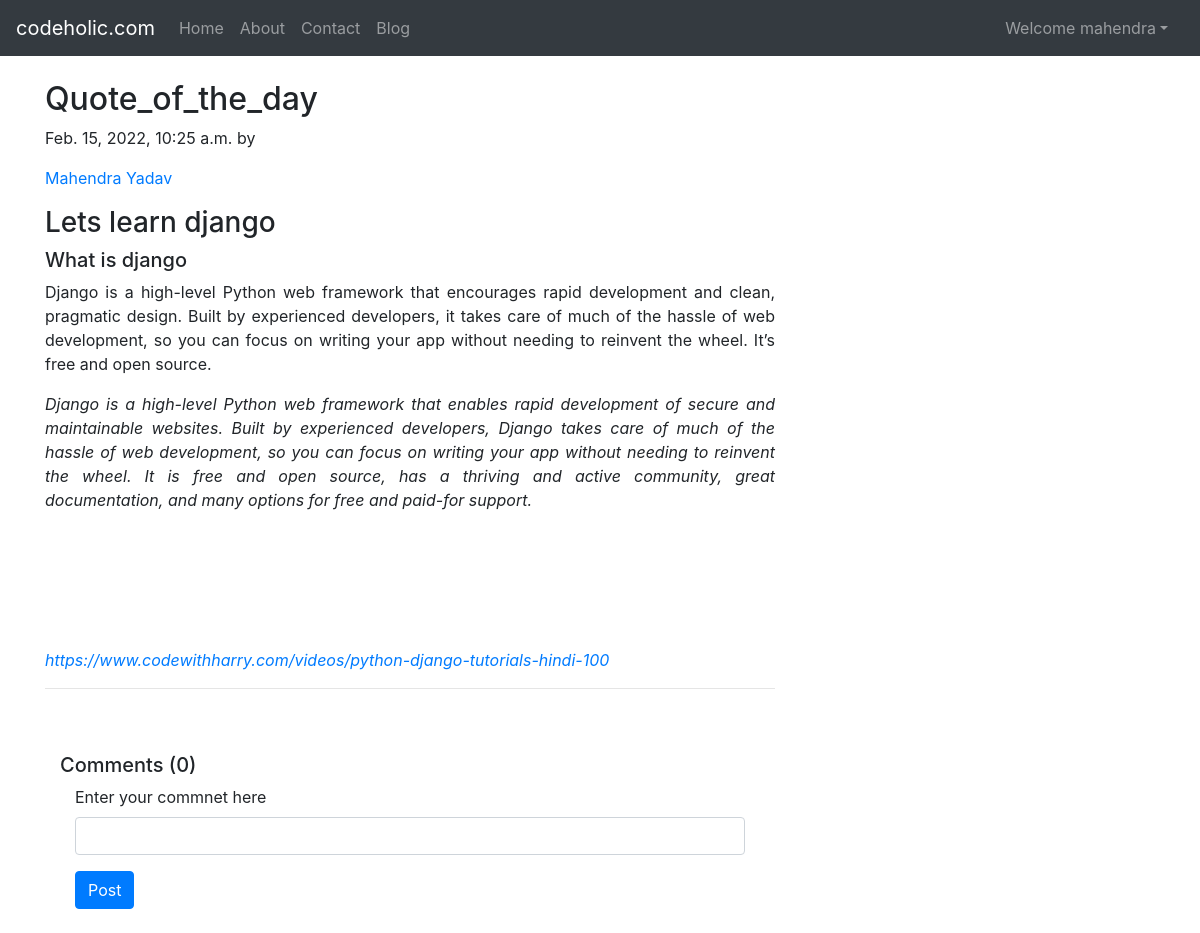
Page /blog/first_post (signed in) on the committed database.
### blog/models.py (models this page shows, shortened)
class Post(models.Model):
     sn = models.AutoField(primary_key= True)
     title = models.CharField(max_length=500)
     content = models.TextField()
     slug = models.CharField(max_length=500)
     timestamp = models.DateTimeField(blank=True)
     author = models.CharField(max_length=100)

### blog/views.py (the view)
# urls.py: path('<str:slug>', views.blogpost, name="blogpost"),
def blogpost(request, slug):
    post = Post.objects.filter(slug=slug).first()
    comments = Blogcomment.objects.filter(post=post, parent=None)
    replies = Blogcomment.objects.filter(post =post).exclude(parent =None)
    replyDict = {}
    for reply in replies:
        if reply.parent.sno not in replyDict.keys():
            replyDict[reply.parent.sno] = [reply]
        else:
            replyDict[reply.parent.sno].append(reply)
    context = {"post": post, "comments": comments, "user": request.user, "replyDict": replyDict}
    return render(request, "blog/blogpost.html", context)

### templates/blog/blogpost.html (shortened to what this page needs)
{% extends "base.html" %}
{% block body %}
{% load humanize %}
{% load static %}
{% load extras %}
<div class="container my-4">
<div class="row">
    <div class="col-md-8 blog-main">
        <div class="blog-post">
        <h2 class="blog-post-title">{{ post.title }}</h2>
        <p class="blog-post-meta">{{ post.timestamp }} by</p> <a href="/about">{{ post.author }}</a></p>
        <p>{{ post.content|safe }}</p>
        <hr>
      </div>
        <br><br>
<div class = "container">
    <h5> Comments  ({{comments.count}})</h5>
    <div>
        {% if user.is_authenticated %}
        <div class = "container">
   <form action=" /blog/postComment" method = "post">
  <div class="form-group">
    <label for="comment">Enter your commnet here</label>
    <input type="text" class="form-control" id="comment" name = "comment" aria-describedby="commentHelp">
  </div>
  <button type="submit" class="btn btn-primary">Post</button>
       </form>
        {% else %}
        <div class = "container my-2">
            <h5>Please login to comment</h5>
        </div>
        {% endif %}
        </div>
{% endblock body %}

### templates/base.html (shortened to what this page needs)
<!doctype html>
<html lang="en">
  <head>
    <link rel="stylesheet" href="https://cdn.jsdelivr.net/npm/bootstrap@4.6.1/dist/css/bootstrap.min.css">
  </head>
  <body>
    <nav class="navbar navbar-expand-lg navbar-dark bg-dark">
  <a class="navbar-brand" href="#">codeholic.com</a>
  <div class="collapse navbar-collapse" id="navbarSupportedContent">
    <ul class="navbar-nav mr-auto">
      <li class="nav-item {% block homeactive %}{% endblock homeactive%}">
        <a class="nav-link" href="/">Home</a>
      </li>
      <li class="nav-item   {% block aboutactive%}{% endblock aboutactive%}" >
        <a class="nav-link" href="/about">About</a>
      </li>
      <li class="nav-item  {% block contactactive%}{% endblock contactactive%}">
        <a class="nav-link" href="/contact">Contact</a>
      </li>
      <li class="nav-item {% block blogactive%}{% endblock blogactive%}" >
        <a class="nav-link" href="/blog">Blog</a>
      </li>
    </ul>
{% if user.is_authenticated %}
<ul class="navbar-nav mr-2">
<li class="nav-item dropdown">
<a class="nav-link dropdown-toggle" href='#' id="navbarDropdown" role="button" data-toggle="dropdown"> Welcome {{request.user}}</a>
      </li>
      </ul>
      </div>
{% endif %}
</nav>
    {% block body %} {% endblock body%}
  </body>
</html>

### rows in the picture
Post: title "Quote_of_the_day", timestamp "Feb. 15, 2022, 10:25 a.m.", author "Mahendra Yadav", content "Lets learn django What is django Django is a high-level Python web framework that encourages rapid development and clean, pragmatic design. Built by experienced developers, it takes care of much of the hassle of web development, so you can focus on writing your app without needing to reinvent the wheel. It’s free and open source. Django is a high-level Python web framework that enables rapid development of secure and maintainable websites. Built by experienced developers, Django takes care of much of the hassle of web development, so you can focus on writing your app without needing to reinvent the wheel. It is free and open source, has a thriving and active community, great documentation,…"

### other values in the picture
{{ request.user }} "mahendra"
{{ comments.count }} "0"
